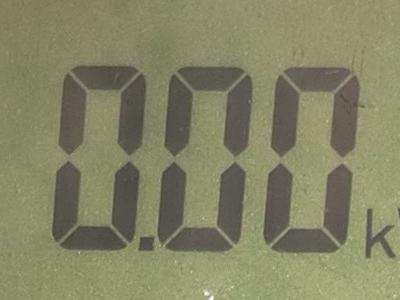
#> input picture datasets/wx_pic_cut3.jpg, 400 x 300 px
$ python digit_number_recogonize.py
#> lines starting #> are read from the running program, lines starting #| are printed output that depends on the picture; after the words box and inside, x2 and y2 are one past the last pixel; in counts of white or black regions, pixels touching at a corner belong together
import cv2
import matplotlib.pyplot as plt
from PIL import Image


#image_path = './datasets/wx_pic_cut.jpg'
image_path = './datasets/wx_pic_cut3.jpg'

origin = cv2.imread(image_path, cv2.IMREAD_GRAYSCALE)
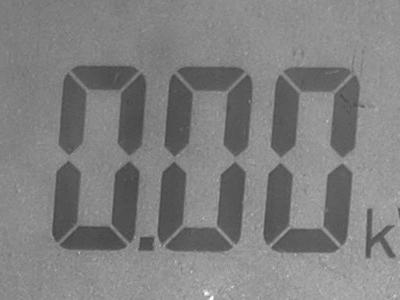
#> origin: shape (300, 400); min 68, max 255, mean 128.2
plt.subplot(2, 1, 1)
plt.imshow(origin)
ret, image = cv2.threshold(origin, 100, 255, cv2.THRESH_BINARY)  # 第一个数字是二值化的阈值，255就不要变了
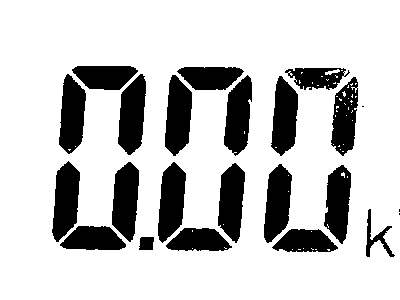
#> image: shape (300, 400); 78.4% white; 23 black regions (3 under 20 px), largest, box (x1, y1, x2, y2) and area: (118, 74, 146, 155) 1634, (165, 75, 192, 156) 1622, (112, 162, 139, 242) 1617
plt.subplot(2, 1, 2)
plt.imshow(image)
plt.show()  # 这列可以查看二值化结果
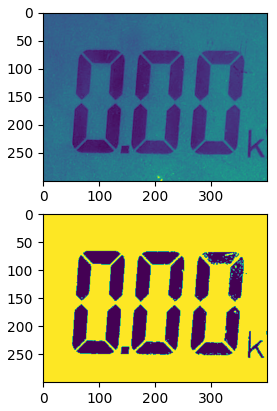
#> figure drawn by matplotlib, 2 panels
# cv2.imwrite('./datasets/gray.jpg', image)
import numpy as np

kernel = cv2.getStructuringElement(cv2.MORPH_RECT, (4, 15))
bigger = cv2.erode(image,kernel)
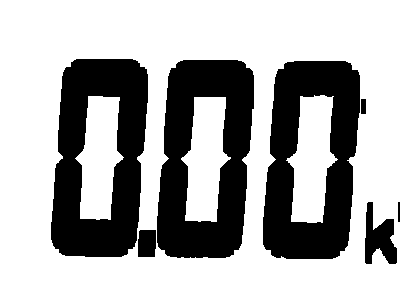
#> bigger: shape (300, 400); 67.3% white; 7 black regions, largest, box (x1, y1, x2, y2) and area: (51, 59, 148, 257) 12588, (157, 60, 254, 258) 12542, (263, 61, 360, 259) 12327
kernel = cv2.getStructuringElement(cv2.MORPH_RECT, (3, 2))
smaller = cv2.dilate(bigger,kernel)
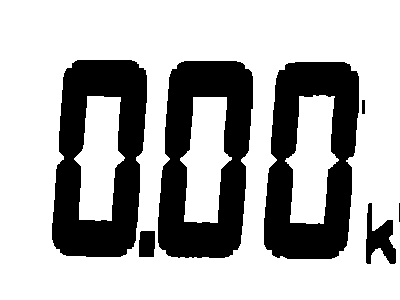
#> smaller: shape (300, 400); 69.7% white; 7 black regions (1 under 20 px)


cv2.imwrite("./datasets/bigger.jpg",bigger)
cv2.imwrite("./datasets/smaller.jpg",smaller)

contours, hierarchy = cv2.findContours(smaller, cv2.RETR_TREE, cv2.CHAIN_APPROX_SIMPLE)
#> contours = 10 contours; largest, box (x1, y1, x2, y2) and area: (0, 0, 400, 300) 119282, (157, 60, 254, 259) 16384, (51, 59, 148, 258) 16380, (263, 61, 360, 260) 16342, (285, 95, 339, 224) 4411
cv2.drawContours(origin, contours, -1, (0, 0, 255), 2)
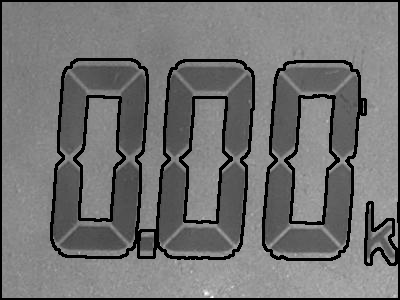
#> origin: shape (300, 400); 10.21% of pixels changed, all inside (x1, y1, x2, y2) = (0, 0, 400, 300)
offset = 15
def get_min_and_max(contour):
    mini = 100000
    mini_ret = (0, 0)
    for pt in contour:
        value = pt[0][0] + pt[0][1]
        if value < mini:
            mini_ret = (pt[0][0], pt[0][1])
            mini = value

    maxi = 0
    maxi_ret = (0, 0)
    for pt in contour:
        value = pt[0][0] + pt[0][1]
        if value > maxi:
            maxi_ret = (pt[0][0], pt[0][1])
            maxi = value

    mini_ret = (mini_ret[0] - offset, mini_ret[1] - offset)
    maxi_ret = (maxi_ret[0] + offset, maxi_ret[1] + offset)
    return mini_ret, maxi_ret
plt.figure(num=1, figsize=(8, 8))
index = -1
print(len(contours), len(hierarchy[0]))
#| 10 10
#| [-1  0  0  0  0  4  0  6  0  8]


def max_list(lt):
    temp = 0
    max_str = 0
    for i in lt:
        if lt.count(i) > temp:
            max_str = i
            temp = lt.count(i)
#> this loop made 10 passes
#> (i, max_str, temp) on passes 1 to 2: (-1, -1, 1), (0, 0, 6)
#> i on passes 3 to 8: 0, 0, 0, 4, 0, 6
#> after the loop, max_str = 0; temp = 6
    return max_str

print(hierarchy[0][:,3])
parent = max_list(list(hierarchy[0][:,3]))
#> parent = 0
print(max_list(list(hierarchy[0][:,3])))
#> the loop in max_list (call 2), `for i in lt:` made 10 passes
#| 0
# 后一个轮廓、前一个轮廓、父轮廓、内嵌轮廓
for contour in contours:
    index += 1
    mini, maxi = get_min_and_max(contour)
    if mini[0] < -offset/2 or mini[1] < -offset/2:
        continue
    if hierarchy[0][index][3] != parent:
        continue
    print(mini, maxi)
    # cv2.line(origin, mini, maxi, 233, 5)
    plt.subplot(20, 20, index + 1)
    plt.xticks([])
    plt.yticks([])
    plt.xlabel('')
    plt.imshow(smaller[mini[1]: maxi[1], mini[0]: maxi[0]])
#> this loop made 10 passes
#> (mini_ret in get_min_and_max, maxi_ret in get_min_and_max) on passes 1 to 10: ((-15, -15), (414, 314)), ((126, 215), (169, 271)), ((354, 187), (411, 277)), ((346, 85), (380, 128)), ((263, 55), (359, 265)), ((284, 81), (338, 238)), ((156, 54), (253, 264)), ((178, 82), (232, 237)), ((50, 54), (149, 261)), ((72, 81), (126, 235))
#| (126, 215) (169, 271)
#| (354, 187) (411, 277)
#| (346, 85) (380, 128)
#| (263, 55) (359, 265)
#| (156, 54) (253, 264)
#| (50, 54) (149, 261)
#> after the loop, index = 9
# 所有结果都输出了

cv2.imshow("img", origin)
plt.show()
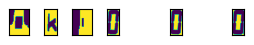
#> figure drawn by matplotlib, 6 panels
cv2.waitKey(0)


cv2.imshow('', image)
cv2.waitKey(0)

# 我思考下，应该是这个文件

$ run again, with datasets/wx_pic_cut.jpg copied over datasets/wx_pic_cut3.jpg
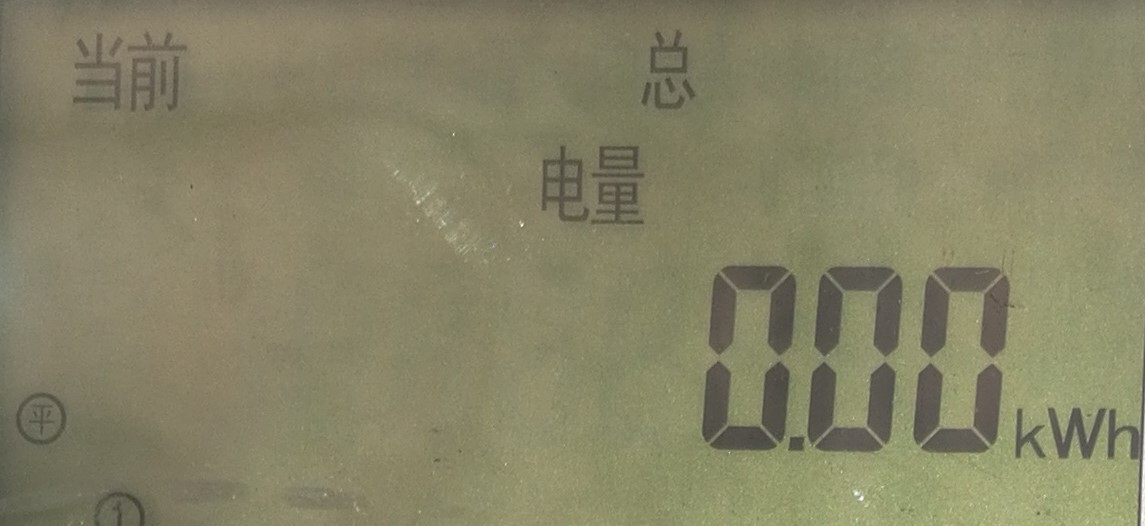
#> input picture datasets/wx_pic_cut.jpg, 1145 x 526 px
#> `ret, image = cv2.threshold(origin, 100, 255, cv2.THRESH_BINARY)`:
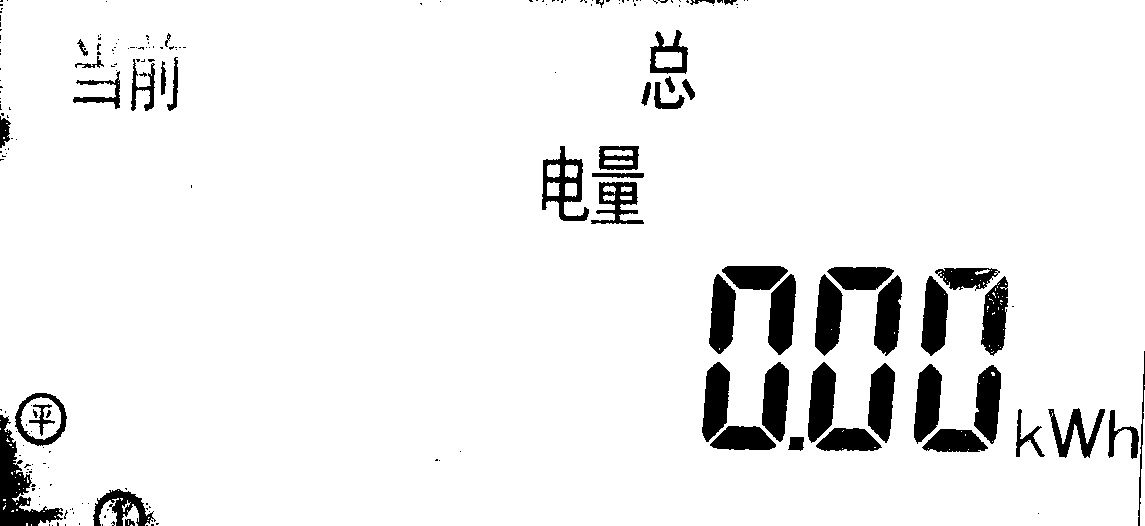
#> image: shape (526, 1145); 93.4% white; 205 black regions (155 under 20 px), largest, box (x1, y1, x2, y2) and area: (0, 415, 63, 526) 2530, (768, 274, 796, 355) 1636, (815, 274, 843, 356) 1617
#> bigger: shape (526, 1145); 87.5% white; 40 black regions, largest, box (x1, y1, x2, y2) and area: (701, 259, 798, 457) 12586, (807, 260, 904, 458) 12574, (913, 261, 1010, 459) 12353
#> smaller: shape (526, 1145); 88.6% white; 40 black regions (4 under 20 px)
#> contours = 37 contours, 3 with area under 20; largest, box (x1, y1, x2, y2) and area: (0, 0, 1145, 526) 586201, (807, 260, 904, 459) 16400, (701, 259, 798, 458) 16371, (913, 261, 1010, 460) 16362, (541, 139, 646, 232) 7454
#> `cv2.drawContours(origin, contours, -1, (0, 0, 255), 2)`:
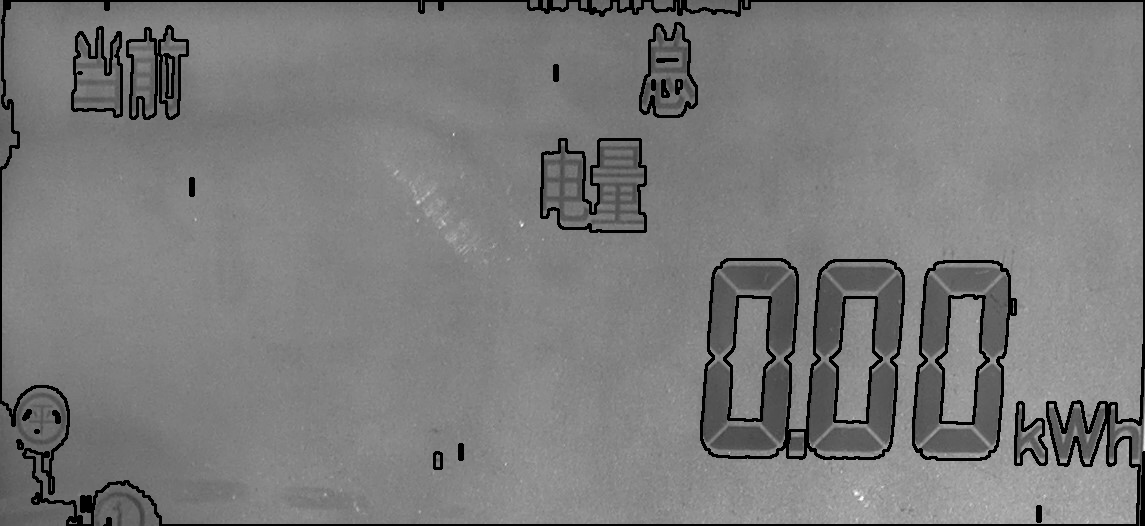
#> origin: shape (526, 1145); min 0, max 255, mean 122.6
#| 37 37
#| [-1 -1 -1 -1 -1 -1 -1 -1  7  7  7  7  7  7  7  7  7  7  7 18  7 20  7 22
#|   7  7  7  7  7 28  7 30  7 32 32 32 32]
#> the loop in max_list, `for i in lt:` made 37 passes
#> (i, max_str, temp) on passes 1, 9: (-1, -1, 8), (7, 7, 20)
#> after the loop in max_list, `for i in lt:`: max_str = 7; temp = 20
#> parent = 7
#> the loop in max_list (call 2), `for i in lt:` made 37 passes
#| 7
#> the loop `for contour in contours:` made 37 passes
#> (mini_ret in get_min_and_max, maxi_ret in get_min_and_max) on passes 1 to 8: ((92, 503), (125, 540)), ((21, 478), (53, 518)), ((1128, 437), (1159, 540)), ((2, 425), (37, 463)), ((20, 415), (53, 447)), ((38, 396), (73, 437)), ((13, 395), (43, 432)), ((-11, -15), (1152, 540))
#> (printed output is left out)
#> after the loop `for contour in contours:`: index = 36
